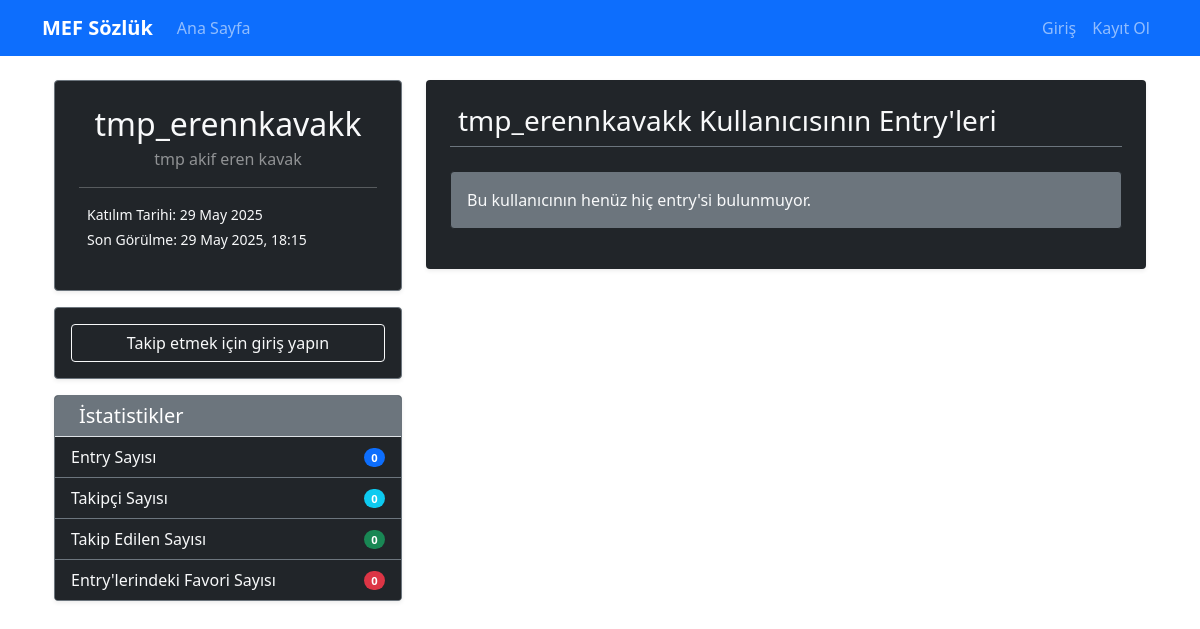
The page /user/profile/tmp_erennkavakk on the database as committed earlier.
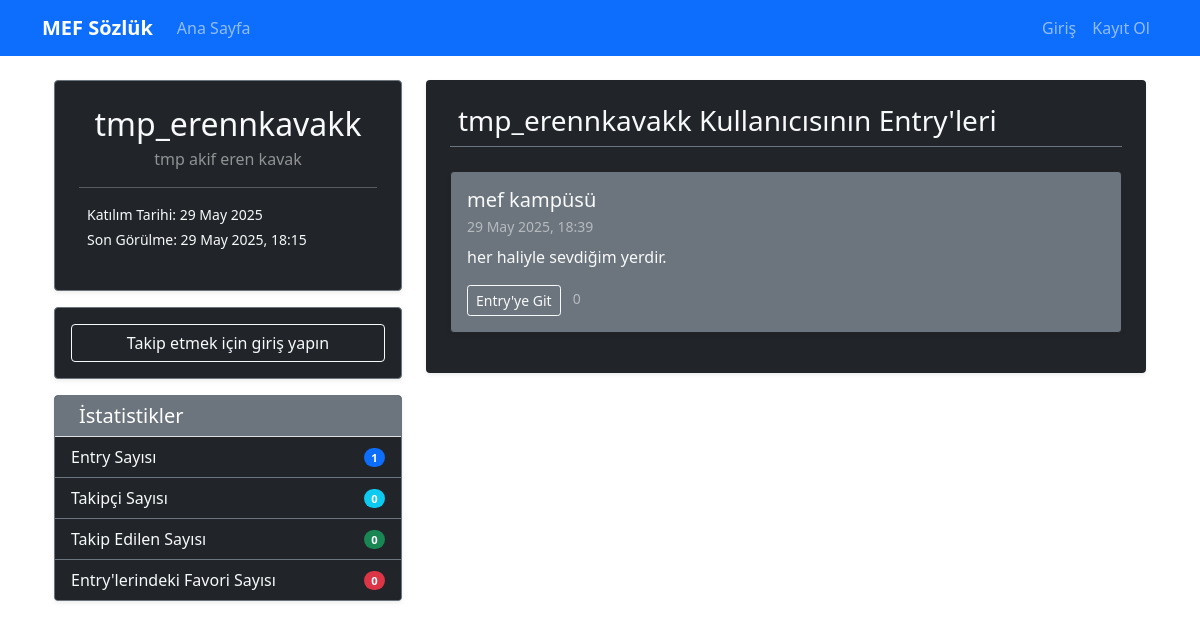
The same page on the database as committed later.
### app/models/entry.py (models this page shows, shortened)
class Entry(db.Model):
    id = db.Column(db.Integer, primary_key=True)
    content = db.Column(db.Text, nullable=False)
    created_at = db.Column(db.DateTime, default=lambda: datetime.now(timezone.utc))
    updated_at = db.Column(db.DateTime, default=lambda: datetime.now(timezone.utc))
    title_id = db.Column(db.Integer, db.ForeignKey('title.id'), nullable=False)
    author_id = db.Column(db.Integer, db.ForeignKey('user.id'), nullable=False)
    favorites = db.relationship('Favorite', backref='entry', lazy='dynamic', cascade='all, delete-orphan')
    def favorite_count(self):
        return self.favorites.count()

class Title(db.Model):
    id = db.Column(db.Integer, primary_key=True)
    name = db.Column(db.String(200), unique=True, nullable=False)
    created_at = db.Column(db.DateTime, default=lambda: datetime.now(timezone.utc))
    last_entry_time = db.Column(db.DateTime, default=lambda: datetime.now(timezone.utc))
    entries = db.relationship('Entry', backref='title', lazy='dynamic', cascade='all, delete-orphan')

### app/routes/user.py (the view)
@bp.route('/profile/<nickname>')
def profile(nickname):
    user = User.query.filter_by(nickname=nickname).first_or_404()
    page = request.args.get('page', 1, type=int)
    entries = Entry.query.filter_by(author_id=user.id)\
                   .order_by(desc(Entry.created_at))\
                   .paginate(page=page, per_page=10, error_out=False)
    total_entries = Entry.query.filter_by(author_id=user.id).count()
    total_favorites = Favorite.query.join(Entry)\
                              .filter(Entry.author_id == user.id).count()
    follower_count = user.followers.count()
    following_count = user.following.count()
    stats = {
        'total_entries': total_entries,
        'total_favorites': total_favorites,
        'follower_count': follower_count,
        'following_count': following_count
    }
    return render_template('user/profile.html',
                         user=user,
                         entries=entries,
                         stats=stats,
                         timezone=timezone)

### app/templates/user/profile.html (shortened to what the changed rows need)
{% extends "base.html" %}
{% block content %}
<div class="container mt-4 text-light">
    <div class="row">
        <div class="col-md-4 mb-4">
            <div class="card bg-dark border-secondary shadow-sm">
                <div class="card-body p-4">
                    <h2 class="text-center mb-1">{{ user.nickname }}</h2>
                </div>
            </div>
            <div class="card bg-dark border-secondary shadow-sm mt-3">
                <ul class="list-group list-group-flush">
                    <li class="list-group-item bg-dark text-light border-secondary d-flex justify-content-between align-items-center px-3 py-2">
                        Entry Sayısı
                        <span class="badge bg-primary rounded-pill">{{ stats.total_entries }}</span>
                    </li>
                </ul>
            </div>
        </div>
        <div class="col-md-8">
            <div class="bg-dark border-secondary p-4 rounded shadow-sm">
                <h3 class="mb-4 border-bottom border-secondary pb-2">{{ user.nickname }} Kullanıcısının Entry'leri</h3>
                {% if entries.items %}
                    {% for entry in entries.items %}
                    <div class="card mb-3 bg-secondary border-dark text-light shadow-sm">
                        <div class="card-body">
                            <h5 class="card-title mb-1">
                                <a href="{{ url_for('main.view_title', id=entry.title.id) }}" class="link-light text-decoration-none hover-underline">{{ entry.title.name }}</a>
                            </h5>
                            <small class="text-white-50 d-block mb-2">
                                 {{ entry.created_at.strftime('%d %B %Y, %H:%M') }}
                            </small>
                            <div class="entry-content-preview mb-3" style="max-height: 100px; overflow: hidden;">
                                {{ entry.content | striptags | truncate(250, True, '...') }}
                            </div>
                            <a href="{{ url_for('main.view_title', id=entry.title.id, _anchor='entry-' ~ entry.id|string) }}" class="btn btn-sm btn-outline-light">
                                 Entry'ye Git
                            </a>
                            <span class="ms-2 text-white-50 small">
                                 {{ entry.favorite_count() }}
                            </span>
                        </div>
                    </div>
                    {% endfor %}
                {% else %}
                    <div class="alert bg-secondary text-light border-dark" role="alert">
                        Bu kullanıcının henüz hiç entry'si bulunmuyor.
                    </div>
                {% endif %}
            </div>
        </div>
    </div>
</div>
{% endblock %}

Rows that differ between the two databases and show on the page:
added Entry: title.name "mef kampüsü", created_at "29 May 2025, 18:39", content "her haliyle sevdiğim yerdir.", favorite_count "0"
Other text that changed with them:
{{ stats.total_entries }}: "0" → "1"
text no longer shown: "Bu kullanıcının henüz hiç entry'si bulunmuyor."
